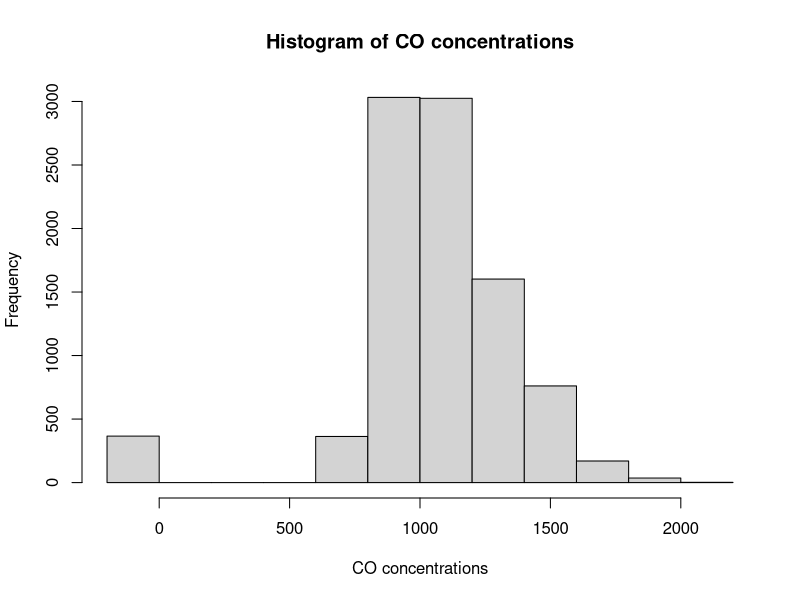
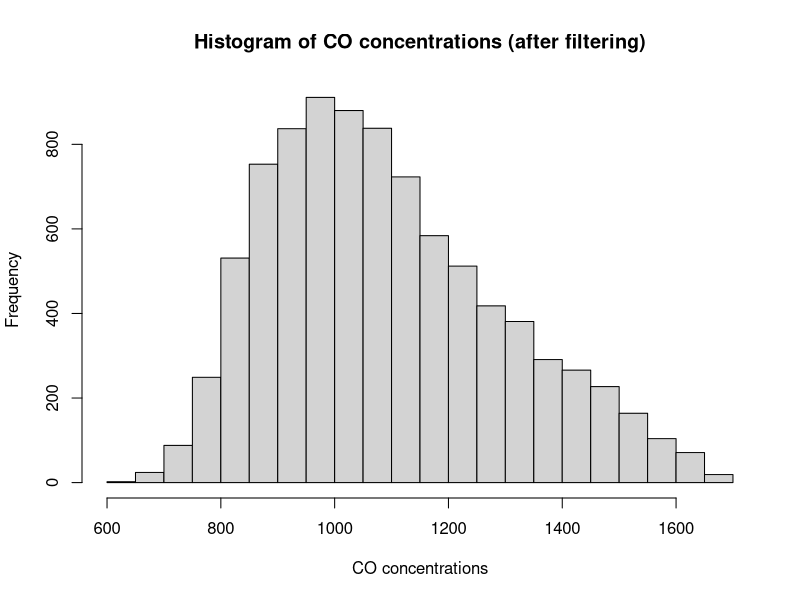
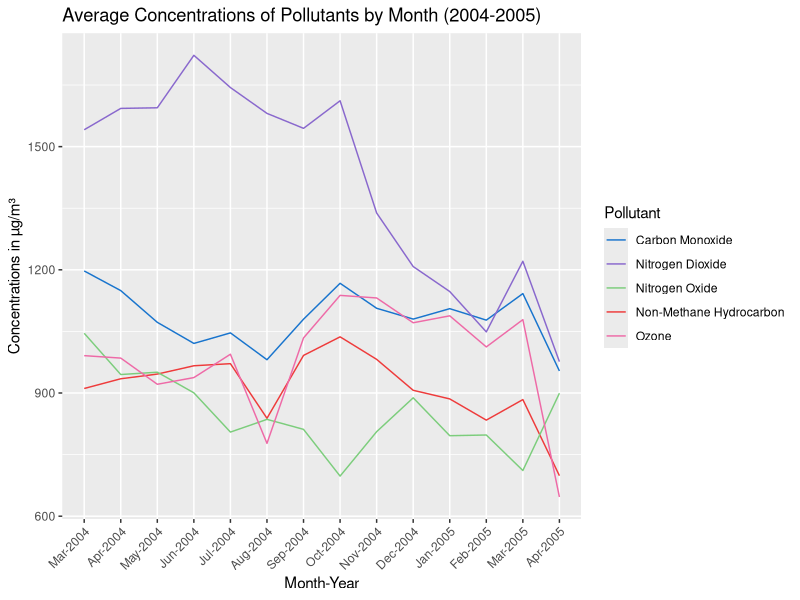
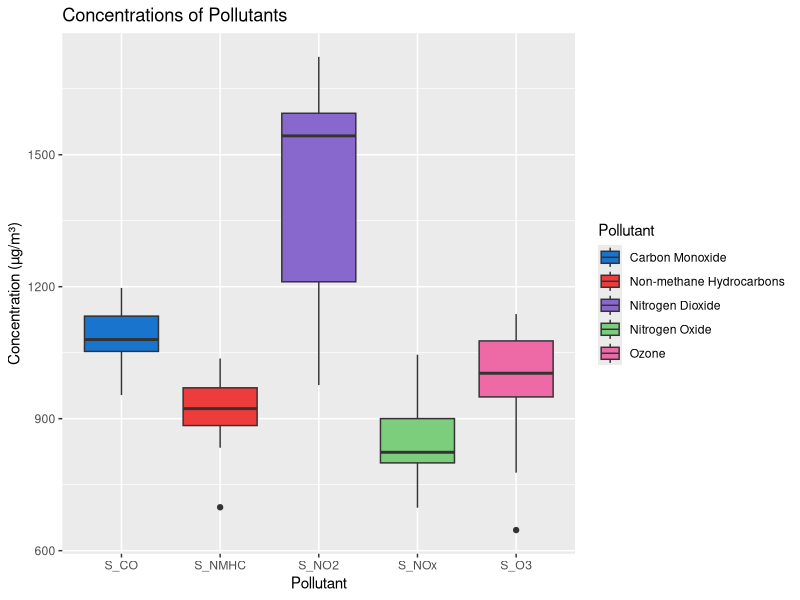
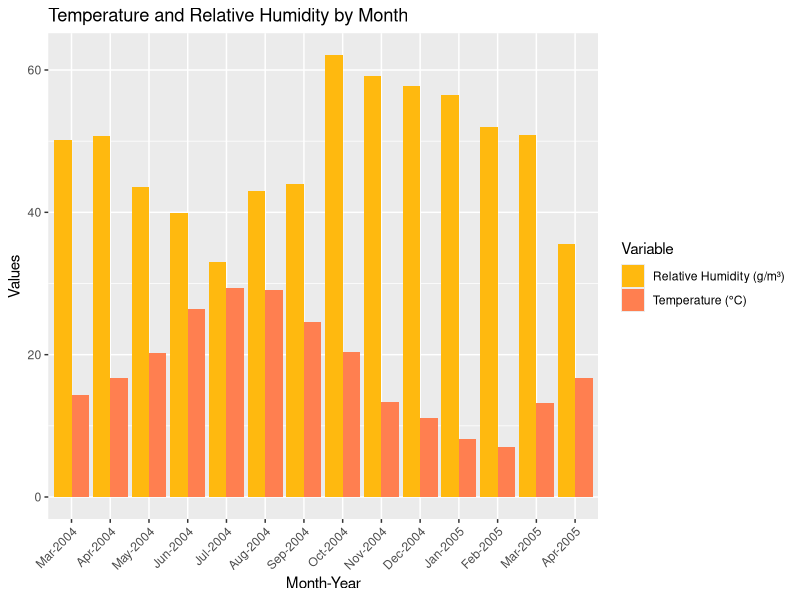
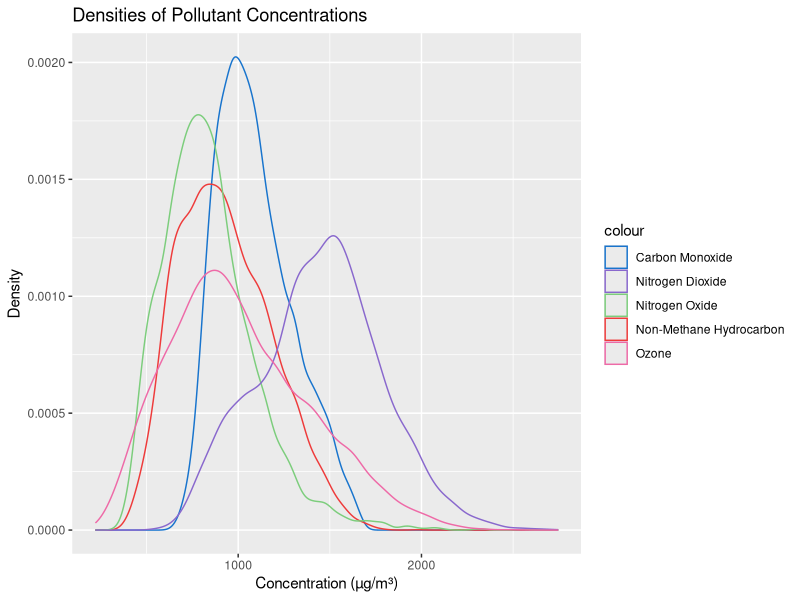
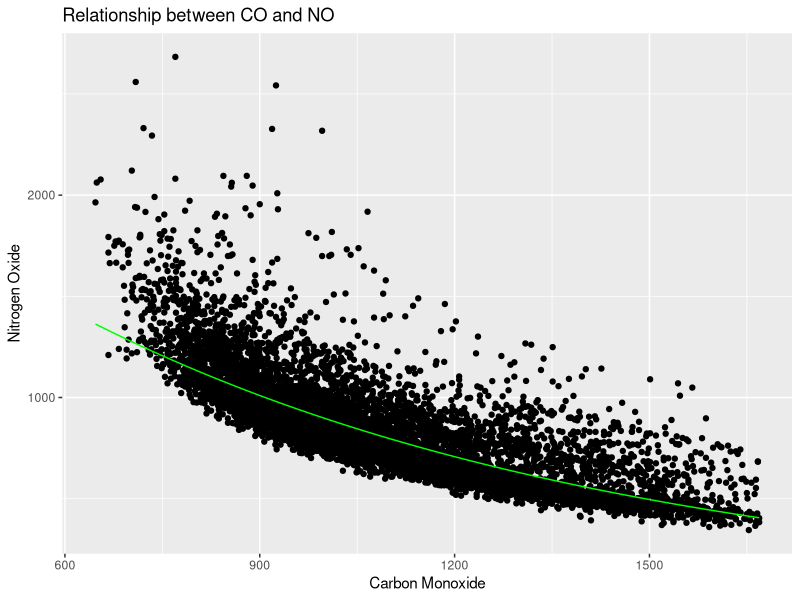

R code for these plots, in order:
## ---- chunk 1
library(readxl)
library(ggplot2)
library(lubridate)
library(tidyverse)
library(dplyr)
## ---- chunk 2
#| code-fold: true
air <- read_excel("AirQualityUCI.xls")
head(air)
## ---- chunk 3
#| code-fold: true
# Rename columns 3-12
air <- air %>% 
  rename(
    CO = `CO(GT)`,
    S_CO = `PT08.S1(CO)`,
    NMHC = `NMHC(GT)`,
    S_NMHC = `PT08.S2(NMHC)`,
    C6H6 = `C6H6(GT)`,
    NOx = `NOx(GT)`,
    S_NOx = `PT08.S3(NOx)`,
    NO2 = `NO2(GT)`,
    S_NO2 = `PT08.S4(NO2)`,
    S_O3 = `PT08.S5(O3)`
  )
## ---- chunk 4
#| code-fold: true
#Summarize dataset (excluding Date and Time columns)
summary(air[, -c(1, 2)])
## ---- chunk 5
#| code-fold: true
# Histogram for S_CO 
hist(air$S_CO,
     main = "Histogram of CO concentrations",
     xlab = "CO concentrations")
## ---- chunk 6
#| code-fold: true
# Calculate IQR
Q1 <- quantile(air$S_CO, 0.25, na.rm = TRUE)
Q3 <- quantile(air$S_CO, 0.75, na.rm = TRUE)
IQR <- Q3 - Q1

# Define outlier bounds
lower_bound <- Q1 - 1.5 * IQR
upper_bound <- Q3 + 1.5 * IQR

# Filter rows to remove outliers
air_filtered <- air[air$S_CO >= lower_bound & air$S_CO <= upper_bound, ]
## ---- chunk 7
#| code-fold: true
hist(air_filtered$S_CO,
     main = "Histogram of CO concentrations (after filtering)",
     xlab = "CO concentrations")
## ---- chunk 8
#| code-fold: true
# Reassign original dataset with filtered dataset
air <- air_filtered

# Convert 'Date' column to y-m-d format
air$Date <- ymd(air$Date)

# Create numerical Month and Year columns
air <- air %>%
  mutate(
    Month = month(Date, label = TRUE), # Extracts month as a numeric value (1-12)
    Year = year(Date)    # Extracts year
  )

# Group by Year and Month for summarization
airM <- air %>%
  group_by(Year, Month) %>%
  summarize(across(where(is.numeric), 
                   ~mean(., na.rm = TRUE)),
            .groups = "drop")

head(airM, 5)
## ---- chunk 9
#| code-fold: true
# Disregard non-sensor pollutant measurements 
airM <- airM[ ,-c(3,5,6,8,10)]

head(airM, 5)
## ---- chunk 10
#| code-fold: true
# Plot monthly Concentrations
airM %>%
  # Use interaction to combine Month and Year
  ggplot(aes(x = interaction(Month, Year, sep = "-"))) +
  # Add points and lines for different pollutants
  geom_line(aes(y = S_CO, color = "Carbon Monoxide", group = 1)) +
  geom_line(aes(y = S_NMHC, color = "Non-Methane Hydrocarbon", group = 2)) +
  geom_line(aes(y = S_NOx, color = "Nitrogen Oxide", group = 3)) +
  geom_line(aes(y = S_NO2, color = "Nitrogen Dioxide", group = 3)) +
  geom_line(aes(y = S_O3, color = "Ozone", group = 3)) +
  labs(
    title = "Average Concentrations of Pollutants by Month (2004-2005)",
    x = "Month-Year",
    y = "Concentrations in µg/m³"
  ) +
  scale_color_manual(
    values = c("Carbon Monoxide" = "dodgerblue3", 
               "Non-Methane Hydrocarbon" = "brown2", 
               "Nitrogen Oxide" = "palegreen3",
               "Nitrogen Dioxide" = "mediumpurple3",
               "Ozone" = "hotpink2"),
    name = "Pollutant"
  ) +
  theme(axis.text.x = element_text(angle = 45, hjust = 1))  # Rotate x-axis labels
## ---- chunk 11
#| code-fold: true
# Pivot data frame by Pollutant 
airM_2 <- airM %>%
  pivot_longer(
    cols = c(3:7), 
    names_to = "Pollutant", 
    values_to = "Concentration"
  )

# Plot Pollutant Concentrations 
airM_2 %>% 
  ggplot(aes(x = Pollutant)) +
  geom_boxplot(aes(y = Concentration, fill = Pollutant), size = 0.5) +
  labs(
    title = "Concentrations of Pollutants",
    x = "Pollutant",
    y = "Concentration (µg/m³)"
  ) +
  scale_fill_manual(
    values = c("dodgerblue3", "brown2", "mediumpurple3", "palegreen3", "hotpink2"), # Specify colors for each pollutant
    labels = c("Carbon Monoxide", "Non-methane Hydrocarbons", "Nitrogen Dioxide", "Nitrogen Oxide", "Ozone")
  )
## ---- chunk 12
#| code-fold: true
# Plot monthly Temperatures & Relative Humidity 
airM %>%
  pivot_longer(
    cols = c(RH, T), 
    names_to = "Variable", 
    values_to = "Value"
  ) %>%
  ggplot(aes(x = interaction(Month, Year, sep = "-"), y = Value, fill = Variable)) +
  geom_col(position = "dodge") +
  labs(
    title = "Temperature and Relative Humidity by Month",
    x = "Month-Year",
    y = "Values",
    fill = "Variable"
  ) +
  scale_fill_manual(
    values = c("T" = "coral", "RH" = "darkgoldenrod1"),
    labels = c("T" = "Temperature (°C)", "RH" = "Relative Humidity (g/m³)")
  ) +
  theme(axis.text.x = element_text(angle = 45, hjust = 1))
## ---- chunk 13
#| code-fold: true
ggplot() +
  geom_density(data = air, aes(x = S_CO, color="Carbon Monoxide")) +
  geom_density(data = air, aes(x = S_NMHC, color="Non-Methane Hydrocarbon")) +
  geom_density(data = air, aes(x = S_NOx, color="Nitrogen Oxide")) +
  geom_density(data = air, aes(x = S_NO2, color="Nitrogen Dioxide")) +
  geom_density(data = air, aes(x = S_O3, color="Ozone")) +
  labs(title = "Densities of Pollutant Concentrations", x = "Concentration (µg/m³)", y = "Density") +
  scale_color_manual(values = c("Carbon Monoxide" = "dodgerblue3", "Non-Methane Hydrocarbon" = "brown2", "Nitrogen Oxide" = "palegreen3","Nitrogen Dioxide" = "mediumpurple3","Ozone"  = "hotpink2"))


                 
## ---- chunk 14
# Generate some statistics
model1 <- lm(log(S_NOx) ~ (S_CO), data = air)
summary(model1)

ggplot(data = air) +
  geom_point(aes(x = S_CO, y = S_NOx)) +  
  geom_line(
    data = air,
    aes(x = S_CO, y = exp(predict(model1, newdata = air))),  
    color = "green"
  ) +
  labs(
    title = "Relationship between CO and NO",
    x = "Carbon Monoxide",
    y = "Nitrogen Oxide"
  )
